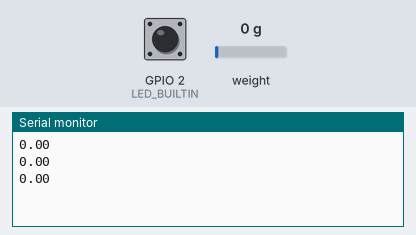
Bench run of a sketch on a simulated ESP32. On the bench: the last lines printed to the serial monitor. Inputs (shaded band) come from the test bench; at power-on: weight on the scale 0 g, GPIO 2 (LED_BUILTIN) HIGH.

Above: at 1.9 s.
2.0 s: weight on the scale set to 100 g
At 2.7 s:
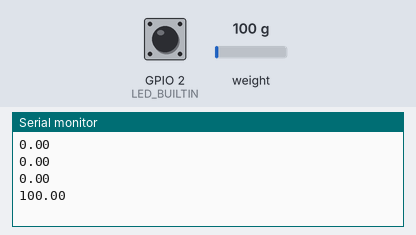
3.5 s: weight on the scale set to 1250 g
At 4.0 s:
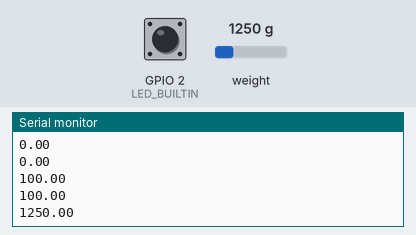
Timing chart, 0 to 6.5 s (numbered marks = the images above; inputs shaded):
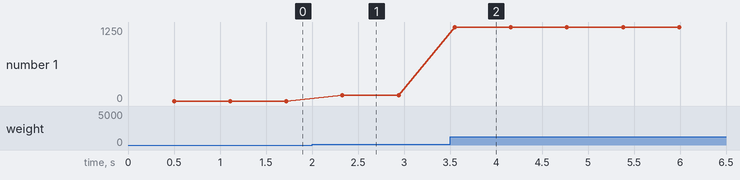

The sketch:

HX_plotter_mod.ino
```cpp
//
//    FILE: HX_plotter.ino
//  AUTHOR: Rob Tillaart
// PURPOSE: HX711 demo
//     URL: https://github.com/RobTillaart/HX711


#include "HX711.h"

HX711 scale;
uint8_t dataPin  = 34;
uint8_t clockPin = 23;

uint32_t start, stop;
volatile float f;


void setup()
{
  Serial.begin(115200);
  scale.begin(dataPin, clockPin);
  //scale.set_offset(4293645371);
  scale.set_scale(-4.868363);
  // scale.set_average_mode();
  // Serial.println(scale.get_mode());
  //scale.tare();
}


void loop()
{
  // continuous scale 4x per second
  f = scale.get_units(5);
  Serial.println(f);
  digitalWrite(LED_BUILTIN, !digitalRead(LED_BUILTIN));
  delay(110);
}


// -- END OF FILE --
```

Measured:
- after the input at 2.0 s, the serial monitor: prints a new line after 0.33 s (image 1)
- after the input at 3.5 s, the serial monitor: prints a new line after 0.05 s (image 2)
- plotted number 1: 0 → 100 after the input at 2.0 s, 100 → 1250 after the input at 3.5 s
